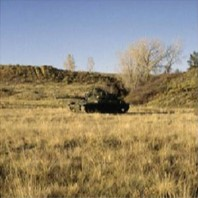
%> input picture 分形理论/001.jpg, 198 x 198 px
$ octave --eval "result = rgb2lab(imread('001.jpg'));"   (GNU Octave 9; MATLAB toolbox functions it lacks are replaced by stand-ins)
%> lines starting %> are read from the running program, lines starting %| are printed output that depends on the picture
function [ img_lab ] = rgb2lab( img )
%将rgb空间转换为lab空间
img = double(img);
img_lab = zeros(size(img));
[r,c,channel] = size(img);
%> r = 198; c = 198; channel = 3
disp(fprintf('图像大小为(%d,%d,%d)',r,c,channel));
%| 图像大小为(198,198,3)26
for i=1:r
    for j=1:c
        R = img(i,j,1);
        G = img(i,j,2);
        B = img(i,j,3);
        X = 0.412*R + 0.357*G + 0.180*B;
        Y = 0.212*R + 0.715*G + 0.07*B;
        Z = 0.019*R + 0.119*G + 0.95*B;

        X = X/0.950456;
        Y = Y;
        Z = Z/1.088754;

        if X > 0.008856
            fx = X^(1/3);
        else
            fx = 7.787 * X + 16/116;
        end

        if Y > 0.008856
            fy = Y^(1/3);
            img_lab(i,j,1) = 116.0*fy - 16;
        else
            fy = 7.787*Y+16/116;
            img_lab(i,j,1) = 903.3*fy;
        end
        if img_lab(i,j,1) < 0
            img_lab(i,j,1) = 0;
        end

        if Z > 0.008856
            fz = Z^(1/3);
        else
            fz = 7.787*Z + 16/116;
        end

        img_lab(i,j,2) = 500*(fx-fy);
        img_lab(i,j,3) = 200*(fy-fz);
    end
end
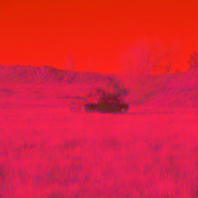
%> img_lab: size 198x198x3 double; mean R, G, B 577.1, -0.1, 71.4; drawn with min black and max white
%> after the loop, fx = 4.64; fy = 4.64; fz = 4.37
figure;
imshow(uint8(img));
title('原图');
figure;
imshow(uint8(img_lab));
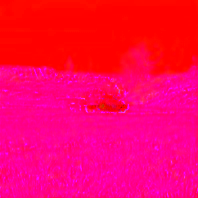
%> displayed picture: size 198x198x3, on the screen's scale of 0 to 255; mean R, G, B 254.9, 2.3, 90.9
title('lab空间');
end

$ run again, on 分形理论/01.jpg
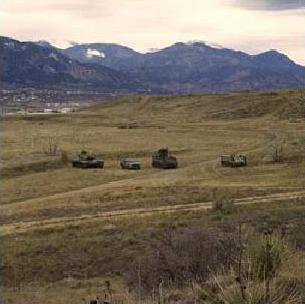
%> input picture 分形理论/01.jpg, 305 x 304 px
%| 图像大小为(304,305,3)26
%> after the loop in rgb2lab, `for i=1:r`:
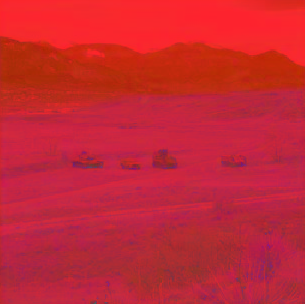
%> img_lab: size 304x305x3 double; mean R, G, B 528.5, 6, 51.1; drawn with min black and max white
%> after the loop in rgb2lab, `for i=1:r`: fx = 3.68; fy = 3.69; fz = 3.48
%> in rgb2lab, `imshow(uint8(img_lab));`:
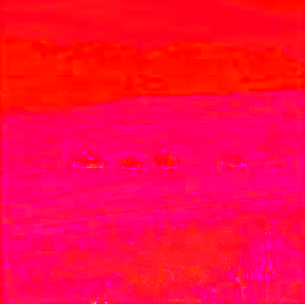
%> displayed picture: size 304x305x3, on the screen's scale of 0 to 255; mean R, G, B 255, 7.5, 62.1

$ run again, on 分形理论/02.jpg
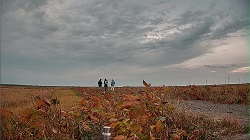
%> input picture 分形理论/02.jpg, 250 x 140 px
%| 图像大小为(140,250,3)26
%> after the loop in rgb2lab, `for i=1:r`:
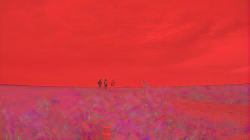
%> img_lab: size 140x250x3 double; mean R, G, B 535.8, 18.3, 48.4; drawn with min black and max white
%> after the loop in rgb2lab, `for i=1:r`: fx = 3.85; fy = 3.88; fz = 3.58
%> in rgb2lab, `imshow(uint8(img_lab));`:
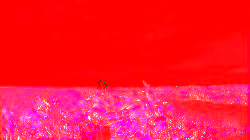
%> displayed picture: size 140x250x3, on the screen's scale of 0 to 255; mean R, G, B 254.8, 21.4, 50.1

$ run again, on 分形理论/1.jpg
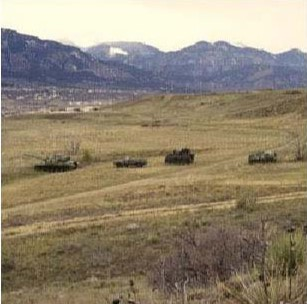
%> input picture 分形理论/1.jpg, 307 x 304 px
%| 图像大小为(304,307,3)26
%> after the loop in rgb2lab, `for i=1:r`:
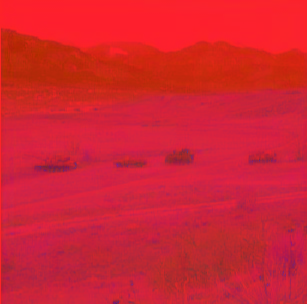
%> img_lab: size 304x307x3 double; mean R, G, B 570.2, 3.9, 53.3; drawn with min black and max white
%> after the loop in rgb2lab, `for i=1:r`: fx = 4.92; fy = 4.9; fz = 4.73
%> in rgb2lab, `imshow(uint8(img_lab));`:
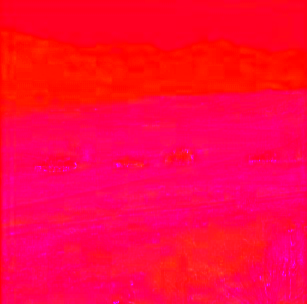
%> displayed picture: size 304x307x3, on the screen's scale of 0 to 255; mean R, G, B 255, 6.3, 61.9
